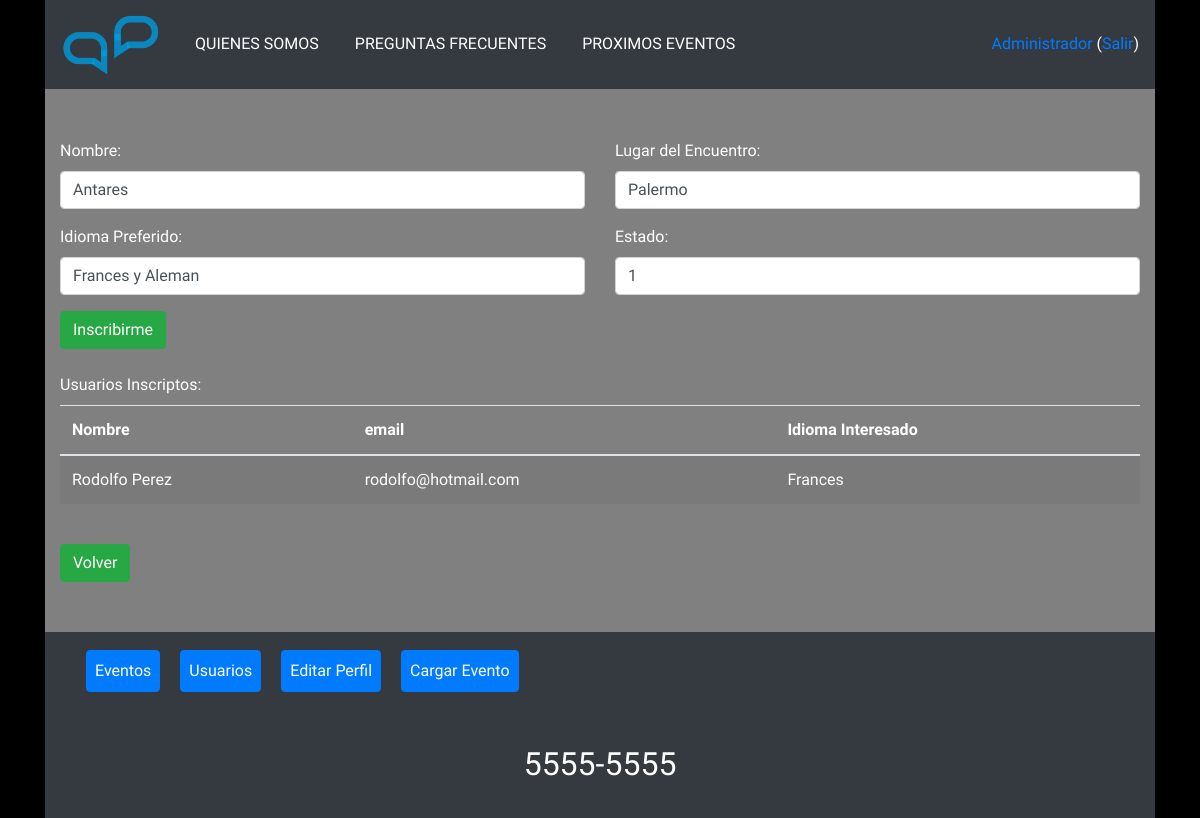
The page /EventoDetalle.php?id=4 (signed in) on the database as committed earlier.
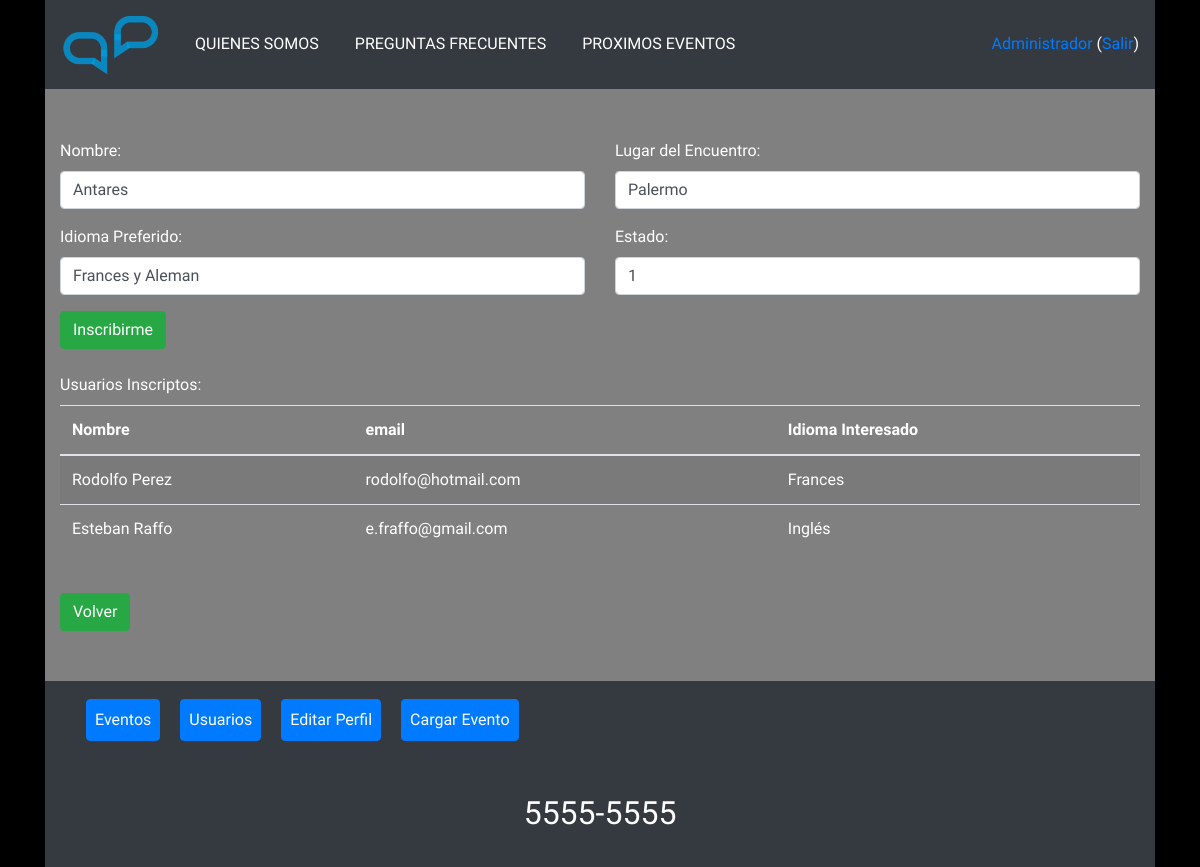
The same page on the database as committed later.
### tables this page shows
CREATE TABLE `inscriptions` (
  `id` int(10) NOT NULL AUTO_INCREMENT,
  `user_id` int(10) NOT NULL,
  `event_id` int(10) NOT NULL,
  `created_at` timestamp NULL DEFAULT NULL,
  `updated_at` timestamp NULL DEFAULT NULL,
  PRIMARY KEY (`id`),
  KEY `user_event_user_id_foreign` (`user_id`),
  KEY `user_event_event_id_foreign` (`event_id`),
  CONSTRAINT `user_event_event_id_foreign` FOREIGN KEY (`event_id`) REFERENCES `events` (`id`),
  CONSTRAINT `user_event_user_id_foreign` FOREIGN KEY (`user_id`) REFERENCES `users` (`id`)
);

CREATE TABLE `users` (
  `id` int(10) NOT NULL AUTO_INCREMENT,
  `name` varchar(255) NOT NULL,
  `email` varchar(190) NOT NULL,
  `password` varchar(255) NOT NULL,
  `age` int(10) NOT NULL,
  `telephone` varchar(255) NOT NULL,
  `country` varchar(255) NOT NULL,
  `website` varchar(100) NOT NULL,
  `message` varchar(100) DEFAULT NULL,
  `sex` varchar(100) NOT NULL,
  `language` varchar(100) NOT NULL,
  `role_id` int(11) DEFAULT NULL,
  `created_at` timestamp NULL DEFAULT NULL,
  `updated_at` timestamp NULL DEFAULT NULL,
  `photo` varchar(255) DEFAULT NULL,
  PRIMARY KEY (`id`),
  UNIQUE KEY `users_email_unique` (`email`)
);

### Clases/MySQL_DB.php (called while the page is built, shortened)
<?php
class MySQL_DB extends DB
{
  protected $conn;
  public function __construct($conn){
    if($conn){
      $this->conn = $conn;
    }else{
      try {
        $this->conn = new PDO('mysql:host=localhost; dbname=tpi_db; charset=utf8; port=3306', 'root', 'root', array(PDO::MYSQL_ATTR_INIT_COMMAND => "SET NAMES utf8"));
        $this->conn->setAttribute(PDO::ATTR_ERRMODE, PDO::ERRMODE_EXCEPTION);
      } catch (Exception $e) {
        echo $e->getMessage();
        exit;
      }
    }
  }
  public function find($tabla, $id)
  {
    $sql = 'select * from '.$tabla.' where id = :id';
    try {
      $stmt = $this->conn->prepare($sql);
      $stmt->bindValue(':id', $id);
      $stmt->execute();
    } catch(Exception $e) {
      echo "Error MySQL_DB->find();\n";
      $e->getMessage();
      exit;
    }
    return $stmt->fetch(PDO::FETCH_ASSOC);
  }
}

### funciones.php (called while the page is built, shortened)
<?php
	require_once('Clases/MySQL_DB.php');
	require_once('Clases/Modelo.php');
	require_once("Clases/usuario.php");
	require_once("Clases/evento.php");
	require_once("Clases/inscripcion.php");
	require_once("Clases/Inscripciones.php");
	function traerUsuarioPorId($id){
		$unUsuario = new usuario(null, null);
		$unUsuario->find($id);
		if($unUsuario){
			return $unUsuario;
		}
		return false;
	}
	function traerEventoPorId($id){
		$unEvento = new evento(null, null);
		$unEvento->find($id);
		if($unEvento){
			return $unEvento;
		}
		return false;
	}

### Clases/Modelo.php (called while the page is built, shortened)
<?php
class Modelo
{
  public $table;
  public $datos;
  protected $db;
  public function __construct($datos=[], $conn)
  {
    $this->datos = $datos;
    $this->db = new MySQL_DB($conn);
  }
  public function getAttr($attr)
  {
    return isset($this->datos[$attr]) ? $this->datos[$attr] : null;
  }
  public function setAttr($attr, $value)
  {
    $this->datos[$attr] = $value;
  }
  public function find($id){
    $reg = $this->db->find($this->table, $id);
  }
}

### Clases/evento.php (called while the page is built, shortened)
<?php
  require_once('MySQL_DB.php');
  require_once('Modelo.php');
  class evento extends Modelo{
    public function getId(){
      return $this->getAttr('id');
    }
  }
?>

### Clases/Inscripciones.php (called while the page is built, shortened)
<?php
  class Inscripciones {
    public static $TodasLasInscripciones;
    public static function ObtenerTodas($event_id) {
        if (!isset(self::$TodasLasInscripciones)) {
            if($db = dbConnect()) {
              $CadenaDeBusqueda = "SELECT id, user_id, event_id FROM tpi_db.inscriptions where event_id = '{$event_id}'";
              $ConsultaALaBase = $db->prepare($CadenaDeBusqueda);
              $ConsultaALaBase->execute();
            } else {
                echo "Conexion fallida";
                exit;
              }
            $InscripcionesADevolver = array();
            while ($UnRegistro = $ConsultaALaBase->fetch(PDO::FETCH_ASSOC)) {
                $unaInscripcion = new inscripcion($UnRegistro['id'], $UnRegistro['event_id'], $UnRegistro['user_id']);
                $InscripcionesADevolver[] = $unaInscripcion;
            }
            self::$TodasLasInscripciones = $InscripcionesADevolver;
        } else {
            $InscripcionesADevolver = self::$TodasLasInscripciones;
        }
        return $InscripcionesADevolver;
      }
  }
?>

### Clases/inscripcion.php (called while the page is built, shortened)
<?php
  class inscripcion extends Modelo{
    private $user_id;
    public function __construct($id, $event_id, $user_id){
      $this->user_id = $user_id;
    }
    public function getUserId(){
      return $this->user_id;
    }
  }
?>

### Clases/usuario.php (called while the page is built, shortened)
<?php
  class usuario extends Modelo{
    public function getId() {
       return $this->getAttr('id');
    }
    public function getName(){
       return $this->getAttr('name');
    }
    public function getEmail(){
       return $this->getAttr('email');
    }
    public function getLanguage(){
      return $this->getAttr('language');
    }
  }
?>

### EventoDetalle.php (the view, shortened to what the changed rows need)
<?php
  require_once("funciones.php");
    $Evento = traerEventoPorId($_GET['id']);
    $usuariosInscriptos = Inscripciones::ObtenerTodas($Evento->getId());
?>
<?php $TituloPagina = "Detalles del Evento"; include 'header.php'; ?>
<br><br>
<div class="row">
  <div class="col-sm">
    <?php if($usuariosInscriptos): ?>
      <table class="table table-striped table-hover">
        <thead>
          <tr>
            <th>Nombre</th>
            <th>email</th>
            <th>Idioma Interesado</th>
          </tr>
        </thead>
        <tbody>
          <?php foreach($usuariosInscriptos as $unaInscripcion): ?>
            <?php $unUsuario = traerUsuarioPorId($unaInscripcion->getUserId());?>
            <tr>
              <td><a href=usuarioDetalle.php?id=<?=$unUsuario->getId() ?> class='nombreUsuario'><?=$unUsuario->getName();?></a></td>
              <td><?=$unUsuario->getEmail();?></td>
              <td><?=$unUsuario->getLanguage();?></td>
            </tr>
          <?php endforeach; ?>
        </tbody>
      </table>
      <br>
    <?php else: ?>
      <label> No hay usuarios inscriptos en este evento</label>
      <br>
    <?php endif; ?>
  </div>
</div>
<?php include 'footer.php' ?>

Rows that differ between the two databases and show on the page:
now on this page (row edited): inscriptions: user.name "Esteban Raffo", user.email "e.fraffo@gmail.com", user.language "Inglés"
